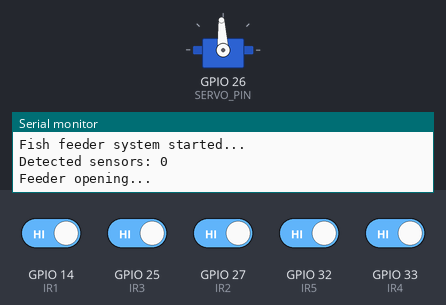
Recording of a sketch running on a simulated ESP32. Shown: servo, the last lines printed to the serial monitor. The test bench sets the inputs (shaded band); at power-on: GPIO 14 (IR1), GPIO 25 (IR3), GPIO 27 (IR2), GPIO 32 (IR5), GPIO 33 (IR4) HIGH. Servo pulses on a pin are drawn as a servo (544–2400 µs = 0–180°).

Above: at 0.05 s.
At 6.5 s:
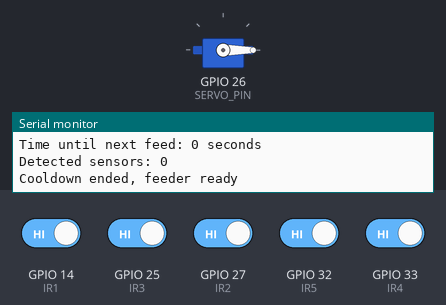
Timing chart, 0 to 8.5 s (numbered marks = the images above):
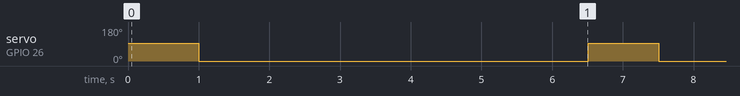

Measured:
- by itself, servo on GPIO 26 (SERVO_PIN): alternates 93° for 1.0 s and 0° for 5.5 s

The sketch:

fiveIR.ino
```cpp
#define SERVO_PIN 26
#define PWM_FREQ 50
#define PWM_RES 16

// 5 IR sensor pins
#define IR1 14
#define IR2 27
#define IR3 25
#define IR4 33
#define IR5 32

// Servo positions
#define SERVO_OPEN 4915
#define SERVO_CLOSE 1638

// Time constants
const unsigned long oneSecond = 1000UL;
const unsigned long oneMinute = 60 * oneSecond;
const unsigned long oneHour   = 60 * oneMinute;

// Feeder timings
const unsigned long openDuration = 1 * oneSecond;   // Servo stays open 1 second
const unsigned long cooldown    = 5 * oneSecond;   // Wait 10 seconds before next feed

// Timing trackers
unsigned long lastFeedTime = 0;
bool isFeeding = false;   // Is servo currently open?
bool inCooldown = false;  // Is cooldown active?

void setup() {
  pinMode(IR1, INPUT);
  pinMode(IR2, INPUT);
  pinMode(IR3, INPUT);
  pinMode(IR4, INPUT);
  pinMode(IR5, INPUT);

  Serial.begin(115200);
  ledcAttach(SERVO_PIN, PWM_FREQ, PWM_RES);

  Serial.println("Fish feeder system started...");
}

void loop() {

  // Count detected IR sensors
  int countDetected = 0;
  if (digitalRead(IR1) == LOW) countDetected++;
  if (digitalRead(IR2) == LOW) countDetected++;
  if (digitalRead(IR3) == LOW) countDetected++;
  if (digitalRead(IR4) == LOW) countDetected++;
  if (digitalRead(IR5) == LOW) countDetected++;

  Serial.print("Detected sensors: ");
  Serial.println(countDetected);

  unsigned long currentTime = millis();

  // Start feeding if ≤ 2 sensors detect and not feeding or in cooldown
  if (!isFeeding && !inCooldown && countDetected <= 2) {
    Serial.println("Feeder opening...");
    ledcWrite(SERVO_PIN, SERVO_OPEN);
    lastFeedTime = currentTime;
    isFeeding = true;
  }

  // Close servo after openDuration
  if (isFeeding && (currentTime - lastFeedTime >= openDuration)) {
    ledcWrite(SERVO_PIN, SERVO_CLOSE);
    Serial.println("Feeder closed, entering cooldown");
    isFeeding = false;
    inCooldown = true;
    lastFeedTime = currentTime;  // start cooldown timer
  }

  // End cooldown after cooldown time
  if (inCooldown && (currentTime - lastFeedTime >= cooldown)) {
    inCooldown = false;
    Serial.println("Cooldown ended, feeder ready");
  }

  // 🔹 Serial print time left until next feed
  if (!isFeeding && inCooldown) {
    unsigned long timeLeft = cooldown - (currentTime - lastFeedTime);
    Serial.print("Time until next feed: ");
    Serial.print(timeLeft / 1000); // in seconds
    Serial.println(" seconds");
  }

  delay(500);  // small loop delay for stability
}
```
